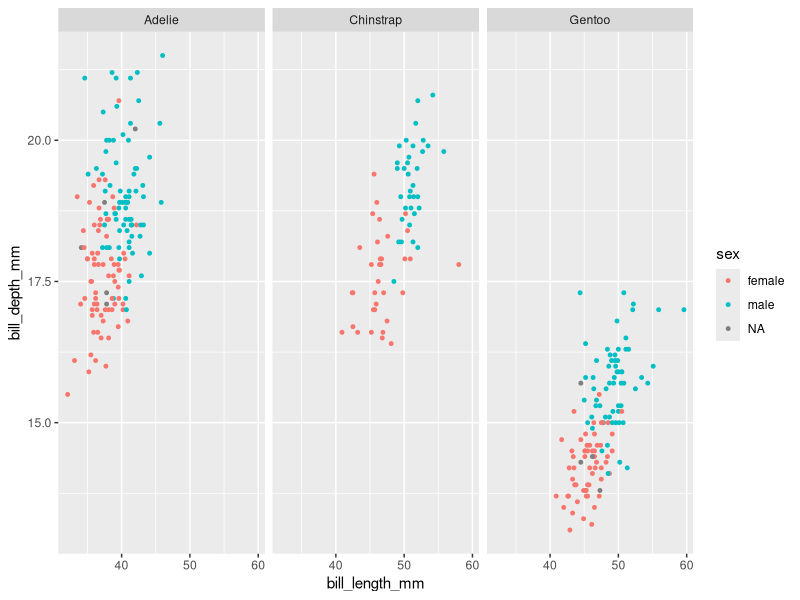

This figure's R source:
## ---- chunk 1
library(palmerpenguins)
library(tidyverse)
## ---- chunk 2
ggplot(penguins, aes(x = bill_length_mm, y = bill_depth_mm, color = sex)) +
  geom_point(size = 1) +
  facet_wrap(~species)

